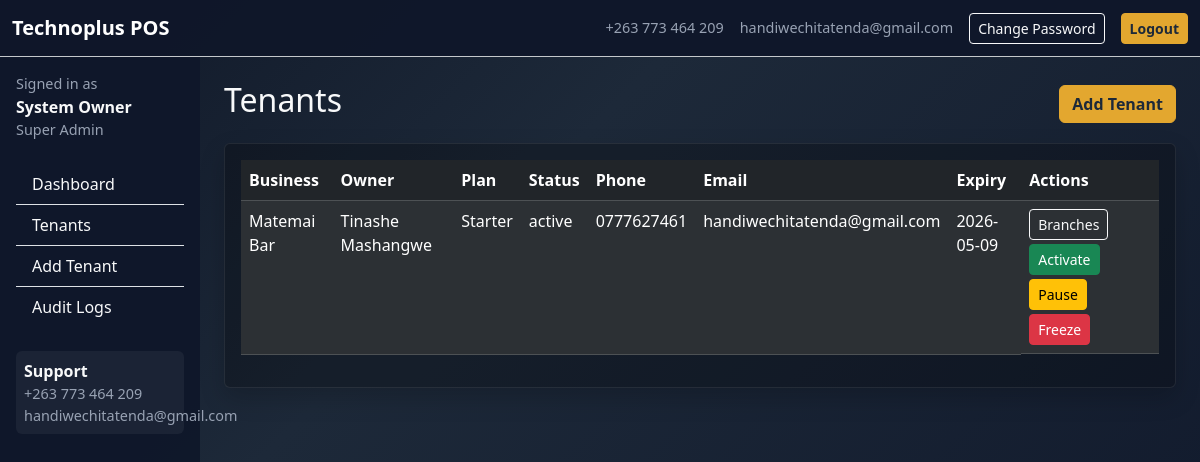
Screenshot of /admin/tenants (signed in) with the database file from the repository.
### app/models.py (models this page shows, shortened)
class TimestampMixin:
    created_at = db.Column(db.DateTime, default=datetime.utcnow, nullable=False)
    updated_at = db.Column(db.DateTime, default=datetime.utcnow, onupdate=datetime.utcnow)

class User(db.Model, UserMixin, TimestampMixin):
    id = db.Column(db.Integer, primary_key=True)
    tenant_id = db.Column(db.Integer, db.ForeignKey("tenant.id"), nullable=True)
    branch_id = db.Column(db.Integer, db.ForeignKey("branch.id"), nullable=True)
    full_name = db.Column(db.String(120), nullable=False)
    username = db.Column(db.String(80), unique=True, nullable=False)
    email = db.Column(db.String(120), default="")
    phone = db.Column(db.String(30), default="")
    password_hash = db.Column(db.String(255), nullable=False)
    role = db.Column(db.String(30), nullable=False, default="cashier")
    status = db.Column(db.String(20), default="active")
    must_change_password = db.Column(db.Boolean, default=False)
    last_login = db.Column(db.DateTime)
    tenant = db.relationship("Tenant", backref="users")
    branch = db.relationship("Branch", backref="users")
    @property
    def is_super_admin(self):
        return self.role == "super_admin"

class Tenant(db.Model, TimestampMixin):
    id = db.Column(db.Integer, primary_key=True)
    business_name = db.Column(db.String(120), nullable=False, unique=True)
    owner_name = db.Column(db.String(120), nullable=False)
    phone = db.Column(db.String(30), default="")
    email = db.Column(db.String(120), default="")
    address = db.Column(db.String(255), default="")
    plan_id = db.Column(db.Integer, db.ForeignKey("plan.id"))
    status = db.Column(db.String(20), default="trial")  # active, paused, frozen, expired, trial
    start_date = db.Column(db.Date, default=date.today)
    expiry_date = db.Column(db.Date, default=lambda: date.today() + timedelta(days=30))
    grace_days = db.Column(db.Integer, default=3)
    plan = db.relationship("Plan")

class Plan(db.Model, TimestampMixin):
    id = db.Column(db.Integer, primary_key=True)
    name = db.Column(db.String(60), unique=True, nullable=False)
    monthly_price = db.Column(db.Float, default=0)
    annual_price = db.Column(db.Float, default=0)
    branch_limit = db.Column(db.Integer, default=1)
    user_limit = db.Column(db.Integer, default=5)
    features_json = db.Column(db.Text, default="[]")
    status = db.Column(db.String(20), default="active")

### app/routes.py (the view)
    @app.route("/admin/tenants")
    @login_required
    def tenants():
        require_super_admin()
        tenants = Tenant.query.order_by(Tenant.created_at.desc()).all()
        return render_template("tenants.html", tenants=tenants)

### app/__init__.py (called while the page is built)
def create_app():
    app = Flask(__name__, instance_relative_config=True)
    os.makedirs(app.instance_path, exist_ok=True)
    db_path = os.path.join(app.instance_path, "technoplus_pos.db")
    app.config.update(
        SECRET_KEY="change-this-secret-key",
        SQLALCHEMY_DATABASE_URI=f"sqlite:///{db_path}",
        SQLALCHEMY_TRACK_MODIFICATIONS=False,
    )
    db.init_app(app)
    login_manager.init_app(app)
    from .models import User
    @login_manager.user_loader
    def load_user(user_id):
        return User.query.get(int(user_id))
    from .routes import register_routes
    register_routes(app)
    with app.app_context():
        from . import models
        db.create_all()
        from .utils import seed_defaults
        seed_defaults()
    return app

### app/templates/tenants.html
{% extends 'base.html' %}
{% block content %}
<div class="d-flex justify-content-between align-items-center mb-3"><h2>Tenants</h2><a class="btn btn-brand" href="{{ url_for('new_tenant') }}">Add Tenant</a></div>
<div class="card bg-black bg-opacity-25 card-soft"><div class="card-body">
<div class="table-responsive">
<table class="table table-dark table-striped">
<thead><tr><th>Business</th><th>Owner</th><th>Plan</th><th>Status</th><th>Phone</th><th>Email</th><th>Expiry</th><th>Actions</th></tr></thead>
<tbody>
{% for t in tenants %}
<tr>
<td>{{ t.business_name }}</td><td>{{ t.owner_name }}</td><td>{{ t.plan.name if t.plan else '' }}</td><td>{{ t.status }}</td><td>{{ t.phone }}</td><td>{{ t.email }}</td><td>{{ t.expiry_date }}</td>
<td class="d-flex gap-1 flex-wrap">
<a href="{{ url_for('tenant_branches', tenant_id=t.id) }}" class="btn btn-sm btn-outline-light">Branches</a>
<a href="{{ url_for('toggle_tenant_status', tenant_id=t.id, status='active') }}" class="btn btn-sm btn-success">Activate</a>
<a href="{{ url_for('toggle_tenant_status', tenant_id=t.id, status='paused') }}" class="btn btn-sm btn-warning">Pause</a>
<a href="{{ url_for('toggle_tenant_status', tenant_id=t.id, status='frozen') }}" class="btn btn-sm btn-danger">Freeze</a>
</td>
</tr>
{% endfor %}
</tbody></table></div></div></div>
{% endblock %}

### app/templates/base.html (shortened to what this page needs)
<!doctype html>
<html lang="en">
<head>
  <link href="https://cdn.jsdelivr.net/npm/bootstrap@5.3.3/dist/css/bootstrap.min.css" rel="stylesheet">
  <link href="{{ url_for('static', filename='theme.css') }}" rel="stylesheet">
</head>
<body class="text-light">
<nav class="navbar navbar-expand-lg navbar-dark border-bottom border-secondary-subtle" style="background:rgba(15,23,42,.95)">
  <div class="container-fluid">
    <a class="navbar-brand fw-bold" href="{{ url_for('landing') }}">Technoplus POS</a>
    <div class="ms-auto d-flex gap-3 align-items-center">
      <span class="small-muted">{{ support_phone }}</span>
      <span class="small-muted">{{ support_email }}</span>
      {% if current_user.is_authenticated %}
        <a class="btn btn-sm btn-outline-light" href="{{ url_for('change_password') }}">Change Password</a>
        <a class="btn btn-sm btn-brand" href="{{ url_for('logout') }}">Logout</a>
      {% else %}
        <a class="btn btn-sm btn-brand" href="{{ url_for('login') }}">Login</a>
      {% endif %}
    </div>
  </div>
</nav>
<div class="container-fluid">
  {% if current_user.is_authenticated and request.endpoint not in ['landing','login'] %}
  <div class="row">
    <aside class="col-lg-2 col-md-3 sidebar p-3">
      <div class="mb-4">
        <div class="small-muted">Signed in as</div>
        <div class="fw-bold">{{ current_user.full_name }}</div>
        <div class="small-muted text-capitalize">{{ current_user.role.replace('_',' ') }}</div>
      </div>
      {% if current_user.is_super_admin %}
        <div class="list-group list-group-flush">
          <a class="list-group-item list-group-item-action bg-transparent text-light" href="{{ url_for('admin_dashboard') }}">Dashboard</a>
          <a class="list-group-item list-group-item-action bg-transparent text-light" href="{{ url_for('tenants') }}">Tenants</a>
          <a class="list-group-item list-group-item-action bg-transparent text-light" href="{{ url_for('new_tenant') }}">Add Tenant</a>
          <a class="list-group-item list-group-item-action bg-transparent text-light" href="{{ url_for('audit_logs') }}">Audit Logs</a>
        </div>
      {% endif %}
      <div class="mt-4 p-2 footer-strip rounded"><div class="fw-semibold">Support</div><div class="small-muted">{{ support_phone }}</div><div class="small-muted">{{ support_email }}</div></div>
    </aside>
    <main class="col-lg-10 col-md-9 p-4">
  {% else %}
    <main class="container py-4">
  {% endif %}
      {% block content %}{% endblock %}
  {% if current_user.is_authenticated and request.endpoint not in ['landing','login'] %}</main></div>{% else %}</main>{% endif %}
</div>
</body></html>

### app/static/theme.css (style rules this page uses)
body { background: linear-gradient(135deg, #101828 0%, #1d2939 35%, #0f172a 100%); min-height: 100vh; }
.card-soft { border: 1px solid rgba(255,255,255,.08); box-shadow: 0 10px 24px rgba(0,0,0,.18); }
.btn-brand { background: #e3a72f; border-color:#e3a72f; color:#1d2939; font-weight:600; }
.sidebar { min-height:100vh; background: rgba(15,23,42,.96); }
.table thead th { white-space: nowrap; }
.small-muted { color: #98a2b3; font-size: .9rem; }
.footer-strip { background: rgba(255,255,255,.05); }

### rows the page displays
User: full_name "System Owner", role.replace "Super Admin"
Tenant: business_name "Matemai Bar", owner_name "Tinashe Mashangwe", plan "Starter", status "active", phone "0777627461", email "handiwechitatenda@gmail.com", expiry_date "2026-05-09"

### other values shown
{{ support_phone }} "+263 773 464 209"
{{ support_email }} "handiwechitatenda@gmail.com"
